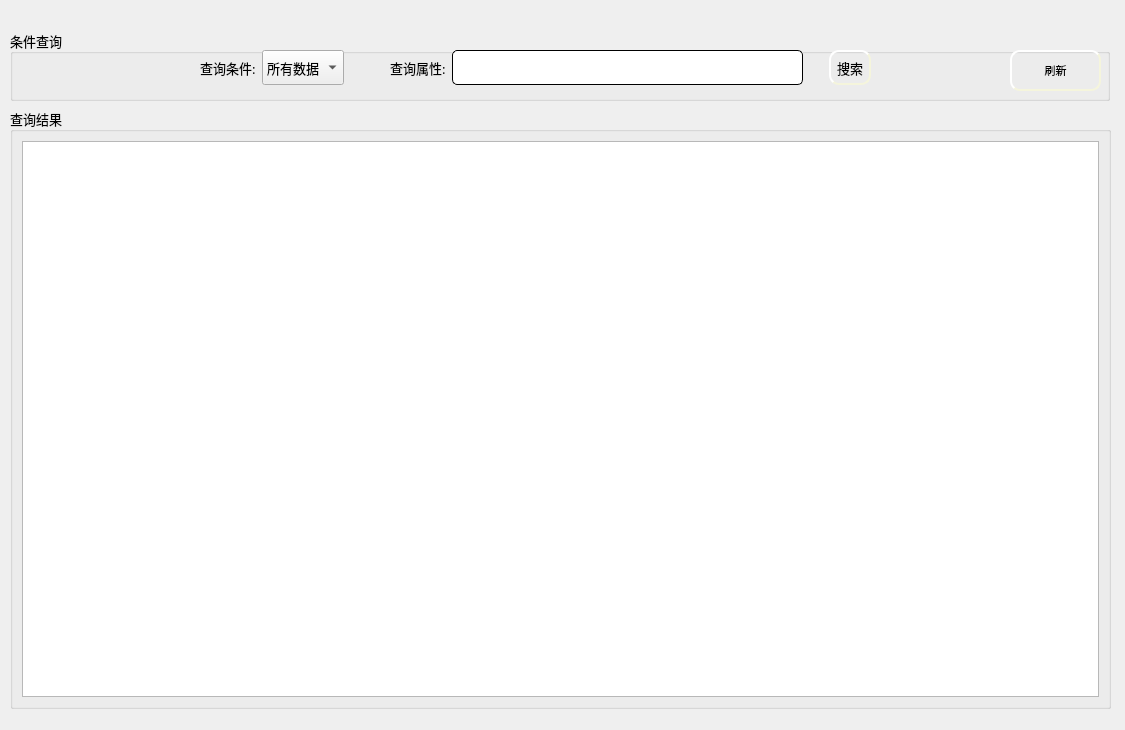
<?xml version="1.0" encoding="UTF-8"?>
<ui version="4.0">
 <class>BillWidget</class>
 <widget class="QWidget" name="BillWidget">
  <property name="geometry">
   <rect>
    <x>0</x>
    <y>0</y>
    <width>1125</width>
    <height>730</height>
   </rect>
  </property>
  <property name="windowTitle">
   <string>Form</string>
  </property>
  <widget class="QGroupBox" name="groupBox_2">
   <property name="geometry">
    <rect>
     <x>10</x>
     <y>108</y>
     <width>1101</width>
     <height>601</height>
    </rect>
   </property>
   <property name="font">
    <font>
     <family>楷体</family>
     <pointsize>10</pointsize>
    </font>
   </property>
   <property name="title">
    <string>查询结果</string>
   </property>
   <layout class="QGridLayout" name="gridLayout_2">
    <item row="0" column="0">
     <widget class="QTableWidget" name="tableWidget"/>
    </item>
   </layout>
  </widget>
  <widget class="QGroupBox" name="groupBox">
   <property name="geometry">
    <rect>
     <x>10</x>
     <y>30</y>
     <width>1100</width>
     <height>71</height>
    </rect>
   </property>
   <property name="font">
    <font>
     <family>楷体</family>
     <pointsize>10</pointsize>
    </font>
   </property>
   <property name="title">
    <string>条件查询</string>
   </property>
   <widget class="QWidget" name="layoutWidget_6">
    <property name="geometry">
     <rect>
      <x>190</x>
      <y>20</y>
      <width>671</width>
      <height>35</height>
     </rect>
    </property>
    <layout class="QGridLayout" name="gridLayout">
     <item row="0" column="0">
      <widget class="QLabel" name="label">
       <property name="text">
        <string>查询条件:</string>
       </property>
      </widget>
     </item>
     <item row="0" column="5">
      <spacer name="horizontalSpacer">
       <property name="orientation">
        <enum>Qt::Horizontal</enum>
       </property>
       <property name="sizeType">
        <enum>QSizePolicy::Fixed</enum>
       </property>
       <property name="sizeHint" stdset="0">
        <size>
         <width>20</width>
         <height>20</height>
        </size>
       </property>
      </spacer>
     </item>
     <item row="0" column="3">
      <widget class="QLabel" name="label_2">
       <property name="text">
        <string>查询属性:</string>
       </property>
      </widget>
     </item>
     <item row="0" column="1">
      <widget class="QComboBox" name="comboBox">
       <property name="sizePolicy">
        <sizepolicy hsizetype="Preferred" vsizetype="Preferred">
         <horstretch>0</horstretch>
         <verstretch>0</verstretch>
        </sizepolicy>
       </property>
       <item>
        <property name="text">
         <string>所有数据</string>
        </property>
       </item>
       <item>
        <property name="text">
         <string>商品编号</string>
        </property>
       </item>
      </widget>
     </item>
     <item row="0" column="4">
      <widget class="QLineEdit" name="le_select">
       <property name="enabled">
        <bool>false</bool>
       </property>
       <property name="sizePolicy">
        <sizepolicy hsizetype="Expanding" vsizetype="Preferred">
         <horstretch>0</horstretch>
         <verstretch>0</verstretch>
        </sizepolicy>
       </property>
       <property name="styleSheet">
        <string notr="true">QLineEdit{
    border-style: outset;
    border-width: 1px;
    border-radius: 5px;

    min-width: 5em;
    padding: 6px;
}</string>
       </property>
      </widget>
     </item>
     <item row="0" column="6">
      <widget class="QPushButton" name="pb_select">
       <property name="sizePolicy">
        <sizepolicy hsizetype="Minimum" vsizetype="Preferred">
         <horstretch>0</horstretch>
         <verstretch>0</verstretch>
        </sizepolicy>
       </property>
       <property name="styleSheet">
        <string notr="true">QPushButton{
	background-image: url(:/ico/pb1.jpg);
    border-style: outset;
    border-width: 2px;
    border-radius: 10px;
    border-color: beige;
    min-width: 5em;
    padding: 6px;
}
QPushButton:hover
{
	
	background-image: url(:/ico/pb.jpg);
    border-style: inset;
}

QPushButton:pressed{
	
	background-image: url(:/ico/pb2.jpg);
    border-style: inset;
}


</string>
       </property>
       <property name="text">
        <string>搜索</string>
       </property>
      </widget>
     </item>
     <item row="0" column="2">
      <spacer name="horizontalSpacer_2">
       <property name="orientation">
        <enum>Qt::Horizontal</enum>
       </property>
       <property name="sizeType">
        <enum>QSizePolicy::Fixed</enum>
       </property>
       <property name="sizeHint" stdset="0">
        <size>
         <width>40</width>
         <height>20</height>
        </size>
       </property>
      </spacer>
     </item>
    </layout>
   </widget>
   <widget class="QPushButton" name="pb_break">
    <property name="geometry">
     <rect>
      <x>1000</x>
      <y>20</y>
      <width>91</width>
      <height>41</height>
     </rect>
    </property>
    <property name="font">
     <font>
      <pointsize>8</pointsize>
     </font>
    </property>
    <property name="styleSheet">
     <string notr="true">QPushButton{
	background-image: url(:/ico/pb1.jpg);
    border-style: outset;
    border-width: 2px;
    border-radius: 10px;
    border-color: beige;
    min-width: 5em;
    padding: 6px;
}
QPushButton:hover
{
	
	background-image: url(:/ico/pb.jpg);
    border-style: inset;
}

QPushButton:pressed{
	
	background-image: url(:/ico/pb2.jpg);
    border-style: inset;
}


</string>
    </property>
    <property name="text">
     <string>刷新</string>
    </property>
   </widget>
  </widget>
 </widget>
 <resources/>
 <connections/>
</ui>
